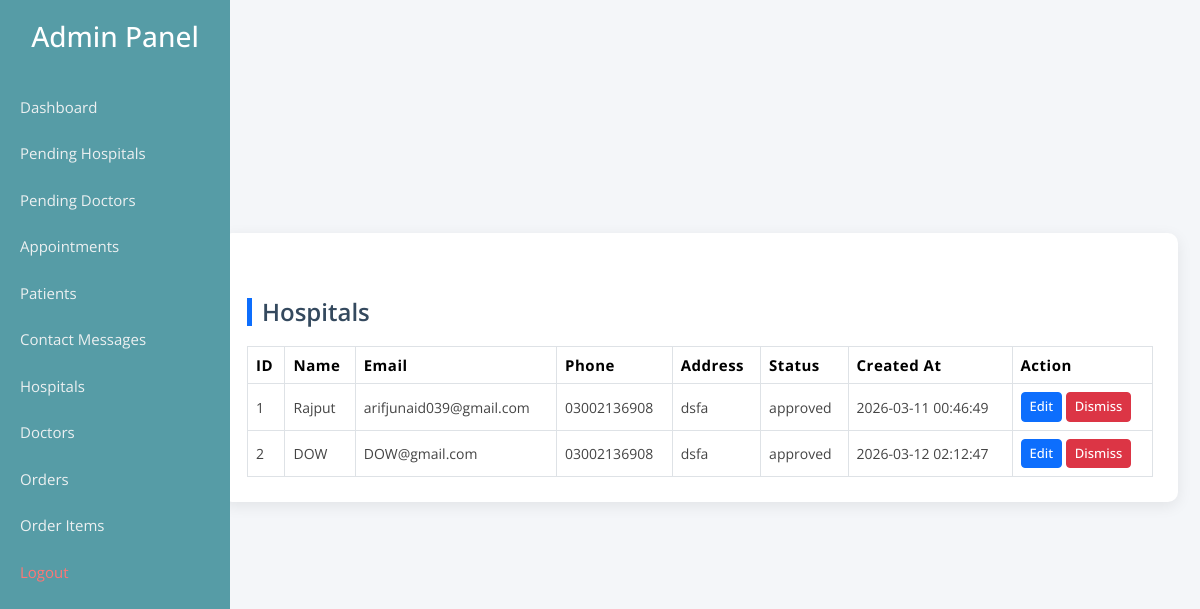
The page /default/hospitals.php on the database as committed earlier.
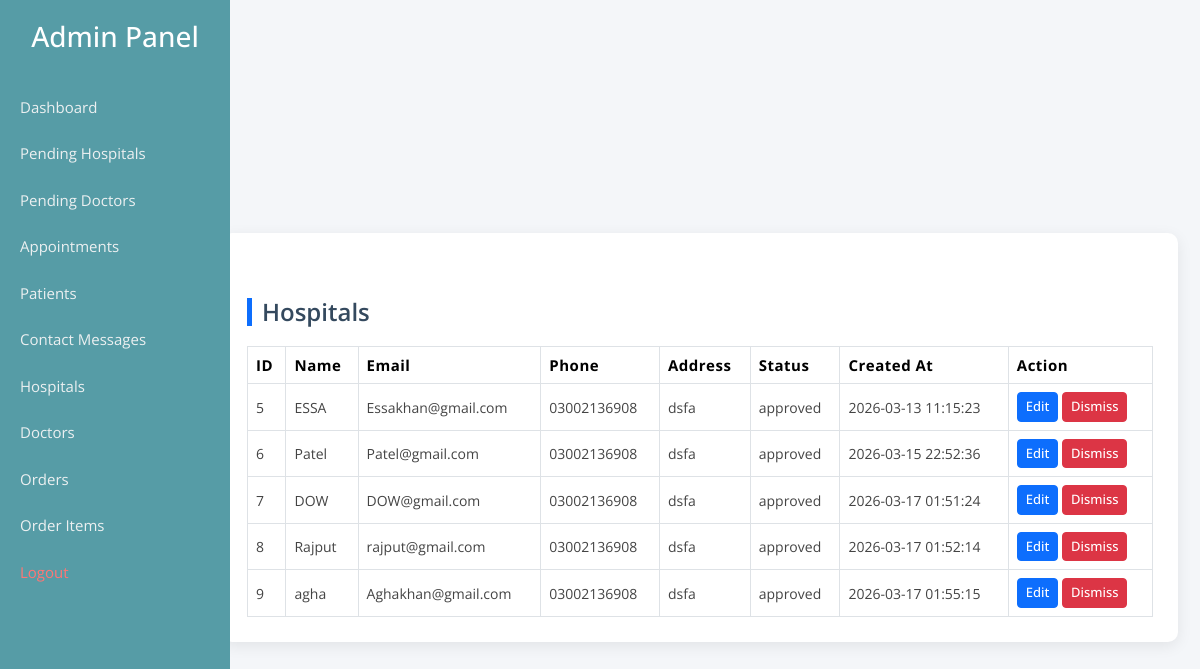
The same page on the database as committed later.
### tables this page shows
CREATE TABLE IF NOT EXISTS `hospitals` (
  `id` int NOT NULL AUTO_INCREMENT,
  `hospital_name` varchar(100) NOT NULL,
  `email` varchar(100) NOT NULL,
  `password` varchar(255) NOT NULL,
  `phone` varchar(11) NOT NULL,
  `address` varchar(100) NOT NULL,
  `details` text NOT NULL,
  `created_at` timestamp NULL DEFAULT CURRENT_TIMESTAMP,
  `status` enum('pending','approved') DEFAULT 'pending',
  `hospital_file` varchar(255) DEFAULT NULL,
  `hospital_image` varchar(255) NOT NULL,
  PRIMARY KEY (`id`),
  UNIQUE KEY `email` (`email`)
);

### default/hospitals.php (the view, shortened to what this page needs)
<?php
require 'admin_sidebar.php';
?>
        <link rel="stylesheet" href="assets/css/bootstrap.min.css">
        <link rel="stylesheet" href="assets/css/animate.min.css">
        <link rel="stylesheet" href="assets/css/owl.carousel.min.css">
        <link rel="stylesheet" href="assets/css/flaticon.css">
        <link rel="stylesheet" href="assets/css/magnific-popup.min.css">
        <link rel="stylesheet" href="assets/css/meanmenu.min.css">
        <link rel="stylesheet" href="assets/css/boxicons.min.css">
        <link rel="stylesheet" href="assets/css/nice-select.min.css">
        <link rel="stylesheet" href="assets/css/slick.min.css">
        <link rel="stylesheet" href="assets/css/odometer.min.css">
        <link rel="stylesheet" href="assets/css/datatables.min.css">
        <link rel="stylesheet" href="assets/css/style.css">
        <link rel="stylesheet" href="assets/css/responsive.css">
<div class="container">
<div class="dashboard-card">
<h2>Hospitals</h2>
<?php
$hospitals = mysqli_query($conn,"SELECT * FROM hospitals ORDER BY created_at ASC");
?>
<table class="table table-bordered table-hover">
<thead>
<tr>
<th>ID</th>
<th>Name</th>
<th>Email</th>
<th>Phone</th>
<th>Address</th>
<th>Status</th>
<th>Created At</th>
<th>Action</th>
</tr>
</thead>
<tbody>
<?php
if(mysqli_num_rows($hospitals) > 0){
    while($row = mysqli_fetch_assoc($hospitals)){
?>
<tr>
<td><?= htmlspecialchars($row['id']) ?></td>
<td><?= htmlspecialchars($row['hospital_name']) ?></td>
<td><?= htmlspecialchars($row['email']) ?></td>
<td><?= htmlspecialchars($row['phone']) ?></td>
<td><?= htmlspecialchars($row['address']) ?></td>
<td><?= htmlspecialchars($row['status']) ?></td>
<td><?= htmlspecialchars($row['created_at']) ?></td>
<td>
<a href="edit_hospital.php?id=<?= $row['id'] ?>"
class="btn btn-primary btn-sm">
Edit
</a>
<a href="delete_hospital.php?id=<?= $row['id'] ?>"
class="btn btn-danger btn-sm"
onclick="return confirm('Are you sure you want to dismiss this hospital?');">
Dismiss
</a>
</td>
</tr>
<?php
    }
}else{
    echo "<tr><td colspan='8' class='text-center'>No Hospitals Found</td></tr>";
}
?>
</tbody>
</table>
</div>
<br>
</div>

Rows that differ between the two databases and show on the page:
removed hospitals: id "1", hospital_name "Rajput", email "arifjunaid039@gmail.com", phone "03002136908", address "dsfa", status "approved", created_at "2026-03-11 00:46:49"
removed hospitals: id "2", hospital_name "DOW", email "DOW@gmail.com", phone "03002136908", address "dsfa", status "approved", created_at "2026-03-12 02:12:47"
added hospitals: id "5", hospital_name "ESSA", email "Essakhan@gmail.com", phone "03002136908", address "dsfa", status "approved", created_at "2026-03-13 11:15:23"
added hospitals: id "6", hospital_name "Patel", email "Patel@gmail.com", phone "03002136908", address "dsfa", status "approved", created_at "2026-03-15 22:52:36"
added hospitals: id "7", hospital_name "DOW", email "DOW@gmail.com", phone "03002136908", address "dsfa", status "approved", created_at "2026-03-17 01:51:24"
added hospitals: id "8", hospital_name "Rajput", email "rajput@gmail.com", phone "03002136908", address "dsfa", status "approved", created_at "2026-03-17 01:52:14"
added hospitals: id "9", hospital_name "agha", email "Aghakhan@gmail.com", phone "03002136908", address "dsfa", status "approved", created_at "2026-03-17 01:55:15"
